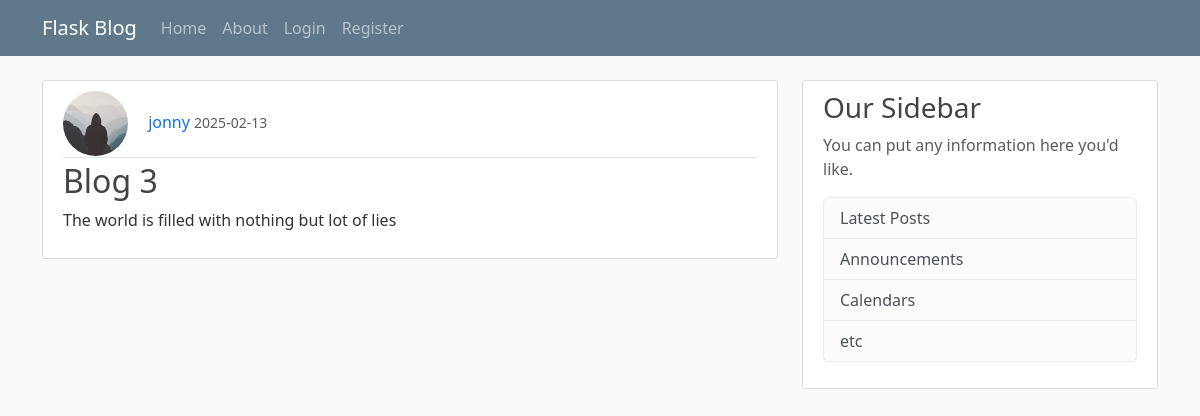
The page /1 on the database its author committed.
### main/models.py (models this page shows, shortened)
class User(db.Model, UserMixin):
    id = db.Column(db.Integer, primary_key=True)
    username = db.Column(db.String(20), unique=True, nullable=False)
    email = db.Column(db.String(120), unique=True, nullable=False)
    image_file = db.Column(db.String(20), nullable=False, default='default.jpg')
    password = db.Column(db.String(60), nullable=False)
    posts = db.relationship('Post',backref='author', lazy=True)

class Post(db.Model):
    id = db.Column(db.Integer, primary_key=True)
    title = db.Column(db.String(100), nullable=False)
    date_posted = db.Column(db.DateTime, nullable=False, default=datetime.utcnow)
    content = db.Column(db.Text, nullable=False)
    user_id = db.Column(db.Integer, db.ForeignKey('user.id'), nullable=False)

### main/routes.py (the view)
@app.route("/<int:post_id>")
def post(post_id):
    post = Post.query.get_or_404(post_id)
    return render_template("post.html", title=post.title, post=post)

### main/templates/post.html (shortened to what this page needs)
{% extends "layout.html" %}
{% block content %}
    <article class="media content-section">
        <div class="media-body">
        <div class="article-metadata">
            <img class="rounded-circle article-img" src="{{url_for('static', filename='profile/' + post.author.image_file)}}" alt="">
            <a class="decoration mr-2" href="#">{{ post.author.username }}</a>
            <small class="text-muted">{{ post.date_posted.strftime('%Y-%m-%d') }}</small>
        </div>
        <h2 class="article-title">{{ post.title }}</h2>
        <p class="article-content">{{ post.content }}</p>
        </div>
    </article>
{% endblock %}

### main/static/main.css (style rules this page uses)
body { background: #fafafa; color: #333333; margin-top: 5rem; }
h1, h2, h3, h4, h5, h6 { color: #444444; }
.content-section { background: #ffffff; padding: 10px 20px; border: 1px solid #dddddd; border-radius: 3px; margin-bottom: 20px; }
.article-title { color: #444444; }
.article-content { white-space: pre-line; }
.article-img { height: 65px; width: 65px; margin-right: 16px; }
.article-metadata { padding-bottom: 1px; margin-bottom: 4px; border-bottom: 1px solid #e3e3e3 }

### main/templates/post.html (style rules this page uses)
.decoration { text-decoration: none; }

### rows shown on the page
User: image_file (picture), author.username "jonny"
Post: date_posted "2025-02-13", title "Blog 3", content "The world is filled with nothing but lot of lies"
